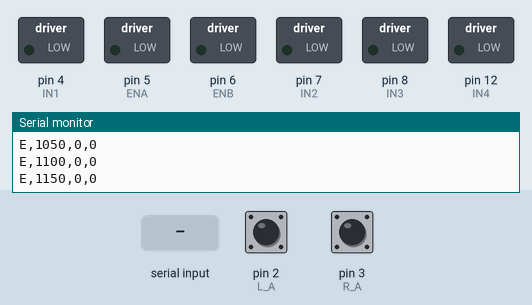
This sketch was run on a simulated Arduino Uno, built with avr-gcc and run on an emulated ATmega328P. Shown: switched loads named in the sketch (green lamp = pin HIGH), the last lines printed to the serial monitor. The inputs (shaded band) are chosen by the test bench; at power-on: pin 2 (L_A) HIGH, pin 3 (R_A) HIGH.

Above: at 1.2 s.
1.3 s: "M,90,45\n" received over Serial
At 1.7 s:
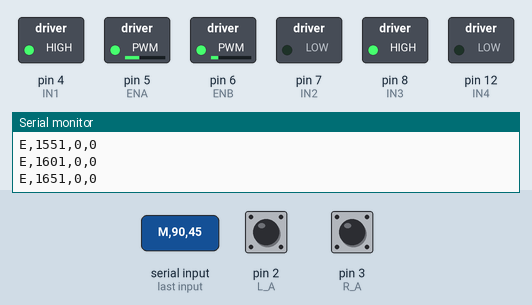
Timing chart, 0 to 4.3 s (numbered marks = the images above; inputs shaded):
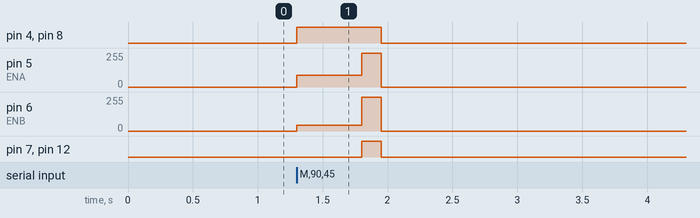

The sketch:

odometry_stream.ino
```cpp
// Motor pins
const int ENA = 5, IN1 = 4, IN2 = 7;     // left motor
const int ENB = 6, IN3 = 8, IN4 = 12;    // right motor
// Encoder pins
const int L_A = 2, L_B = 9;   // wires green, yellow
const int R_A = 3, R_B = 10; // wires yellow, green

const int L_ENC_DIR = 1, R_ENC_DIR = 1;
const bool L_MOTOR_INV = false, R_MOTOR_INV = false;

volatile long leftTicks = 0, rightTicks = 0;
unsigned long lastCmd = 0, lastSend = 0;
bool moving = false;
char buf[32];
byte n = 0;

void leftISR()  { leftTicks  += (digitalRead(L_B) == HIGH ? 1 : -1) * L_ENC_DIR; }
void rightISR() { rightTicks += (digitalRead(R_B) == HIGH ? 1 : -1) * R_ENC_DIR; }

void setMotor(int inA, int inB, int en, int spd, bool inv) {
  if (inv) spd = -spd;
  if (spd > 0)      { digitalWrite(inA, HIGH); digitalWrite(inB, LOW);  analogWrite(en, spd); }
  else if (spd < 0) { digitalWrite(inA, LOW);  digitalWrite(inB, HIGH); analogWrite(en, -spd); }
  else              { digitalWrite(inA, LOW);  digitalWrite(inB, LOW);  analogWrite(en, 0); }
}

void drive(int l, int r) {
  setMotor(IN1, IN2, ENA, l, L_MOTOR_INV);
  setMotor(IN3, IN4, ENB, r, R_MOTOR_INV);
}

void brake() {
  digitalWrite(IN1, HIGH); digitalWrite(IN2, HIGH); analogWrite(ENA, 255);
  digitalWrite(IN3, HIGH); digitalWrite(IN4, HIGH); analogWrite(ENB, 255);
  delay(150);
  drive(0, 0);
}

void handleLine(char *s) {
  if (s[0] == 'M') {
    int l = 0, r = 0;
    if (sscanf(s, "M,%d,%d", &l, &r) == 2) {
      l = constrain(l, -255, 255);
      r = constrain(r, -255, 255);
      drive(l, r);
      moving = (l != 0 || r != 0);
      lastCmd = millis();
    }
  } else if (s[0] == 'B') {
    brake(); moving = false;
  } else if (s[0] == 'R') {
    noInterrupts(); leftTicks = 0; rightTicks = 0; interrupts();
  }
}

void readSerial() {
  while (Serial.available()) {
    char c = Serial.read();
    if (c == '\n') { buf[n] = 0; handleLine(buf); n = 0; }
    else if (c != '\r' && n < sizeof(buf) - 1) buf[n++] = c;
  }
}

void setup() {
  Serial.begin(115200);
  int outs[] = {ENA, IN1, IN2, ENB, IN3, IN4};
  for (int p : outs) pinMode(p, OUTPUT);
  pinMode(L_A, INPUT_PULLUP); pinMode(L_B, INPUT_PULLUP);
  pinMode(R_A, INPUT_PULLUP); pinMode(R_B, INPUT_PULLUP);
  attachInterrupt(digitalPinToInterrupt(L_A), leftISR, RISING);
  attachInterrupt(digitalPinToInterrupt(R_A), rightISR, RISING);
  drive(0, 0);
}

void loop() {
  readSerial();

  // Watchdog: stop if the Pi goes quiet
  if (moving && millis() - lastCmd > 500) { brake(); moving = false; }

  if (millis() - lastSend >= 50) {
    lastSend = millis();
    noInterrupts(); long l = leftTicks, r = rightTicks; interrupts();
    Serial.print("E,"); Serial.print(millis()); Serial.print(',');
    Serial.print(l);   Serial.print(',');       Serial.println(r);
  }
}
```

Measured:
- after the input at 1.3 s, pin 4 (IN1), pin 8 (IN3): LOW → HIGH at once, → LOW 0.65 s later; pin 5 (ENA): 0/255 → 90/255 at once, → 255/255 0.50 s later, → 0/255 0.15 s later; pin 6 (ENB): 0/255 → 45/255 at once, → 255/255 0.50 s later, → 0/255 0.15 s later; pin 7 (IN2), pin 12 (IN4): LOW → HIGH after 0.50 s, → LOW 0.15 s later
